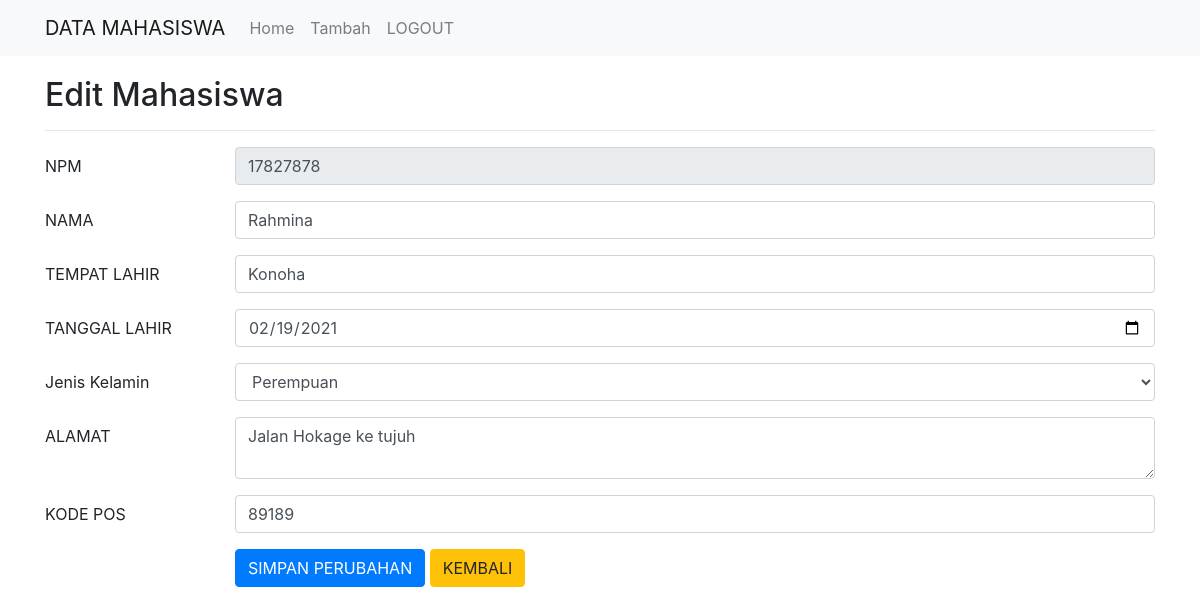
Page /edit.php?npm=17827878 on the committed database.
### tables this page shows
CREATE TABLE `tb_biodata` (
  `npm` varchar(8) NOT NULL,
  `nama` varchar(100) NOT NULL,
  `tempat_lahir` varchar(50) NOT NULL,
  `tanggal_lahir` date NOT NULL,
  `jenis_kelamin` enum('L','P') NOT NULL,
  `alamat` text NOT NULL,
  `kode_pos` varchar(5) NOT NULL
);

### edit.php (the view, shortened to what this page needs)
<?php include('config.php'); ?>
<!DOCTYPE html>
<html>
<head>
	<link rel="stylesheet" href="https://stackpath.bootstrapcdn.com/bootstrap/4.1.3/css/bootstrap.min.css">
</head>
<body>
	<nav class="navbar navbar-expand-lg navbar-light bg-light">
		<div class="container">
			<a class="navbar-brand" href="#">DATA MAHASISWA</a>
			<div class="collapse navbar-collapse" id="navbarSupportedContent">
				<ul class="navbar-nav mr-auto">
					<li class="nav-item">
						<a class="nav-link" href="home.php">Home</a>
					</li>
					<li class="nav-item">
						<a class="nav-link" href="tambah.php">Tambah</a>
					</li>
					<li class="nav-item">
						<a class="nav-link" href="index.php">LOGOUT</a>
					</li>
				</ul>
			</div>
		</div>
	</nav>
	<div class="container" style="margin-top:20px">
		<h2>Edit Mahasiswa</h2>
		<hr>
		<?php
		if (isset($_GET['npm'])) {
			$npm = $_GET['npm'];
			$select = mysqli_query($link, "SELECT * FROM tb_biodata WHERE npm='$npm'") or die(mysqli_error($link));
			if (mysqli_num_rows($select) == 0) {
				echo '<div class="alert alert-warning">NPM tidak ada dalam database.</div>';
				exit();
			} else {
				$data = mysqli_fetch_assoc($select);
			}
		}
		?>
		<form action="edit.php?npm=<?php echo $npm; ?>" method="post">
			<div class="form-group row">
				<label class="col-sm-2 col-form-label">NPM</label>
				<div class="col-sm-10">
					<input type="number" name="npm" class="form-control" size="4" value="<?php echo $data['npm']; ?>" readonly required>
				</div>
			</div>
			<div class="form-group row">
				<label class="col-sm-2 col-form-label">NAMA </label>
				<div class="col-sm-10">
					<input type="text" name="nama" class="form-control" value="<?php echo $data['nama']; ?>" required>
				</div>
			</div>
			<div class="form-group row">
				<label class="col-sm-2 col-form-label">TEMPAT LAHIR</label>
				<div class="col-sm-10">
					<input type="text" name="tempat_lahir" class="form-control" value="<?php echo $data['tempat_lahir']; ?>" required>
				</div>
			</div>
			<div class="form-group row">
				<label class="col-sm-2 col-form-label">TANGGAL LAHIR</label>
				<div class="col-sm-10">
					<input type="date" name="tanggal_lahir" class="form-control" value="<?php echo $data['tanggal_lahir']; ?>" required>
				</div>
			</div>
			<div class="form-group row">
				<label class="col-sm-2 col-form-label">Jenis Kelamin</label>
				<div class="col-sm-10">
					<select name="jenis_kelamin" class="form-control" required>
						<option value="P" <?php if ($data['jenis_kelamin'] == 'P') {
												echo "selected";
											} ?>>Perempuan</option>
					</select>
				</div>
			</div>
			<div class="form-group row">
				<label class="col-sm-2 col-form-label">ALAMAT</label>
				<div class="col-sm-10">
					<textarea name="alamat" class="form-control"><?php echo $data['alamat']; ?></textarea>
				</div>
			</div>
			<div class="form-group row">
				<label class="col-sm-2 col-form-label">KODE POS</label>
				<div class="col-sm-10">
					<input type="text" name="kode_pos" class="form-control" value="<?php echo $data['kode_pos']; ?>" required>
				</div>
			</div>
			<div class="form-group row">
				<label class="col-sm-2 col-form-label">&nbsp;</label>
				<div class="col-sm-10">
					<input type="submit" name="submit" class="btn btn-primary" value="SIMPAN PERUBAHAN">
					<a href="home.php" class="btn btn-warning">KEMBALI</a>
				</div>
			</div>
		</form>
	</div>
</body>
</html>

### rows in the picture
tb_biodata: npm "17827878", nama "Rahmina", tempat_lahir "Konoha", tanggal_lahir "02/19/2021", jenis_kelamin "Perempuan", alamat "Jalan Hokage ke tujuh", kode_pos "89189"
